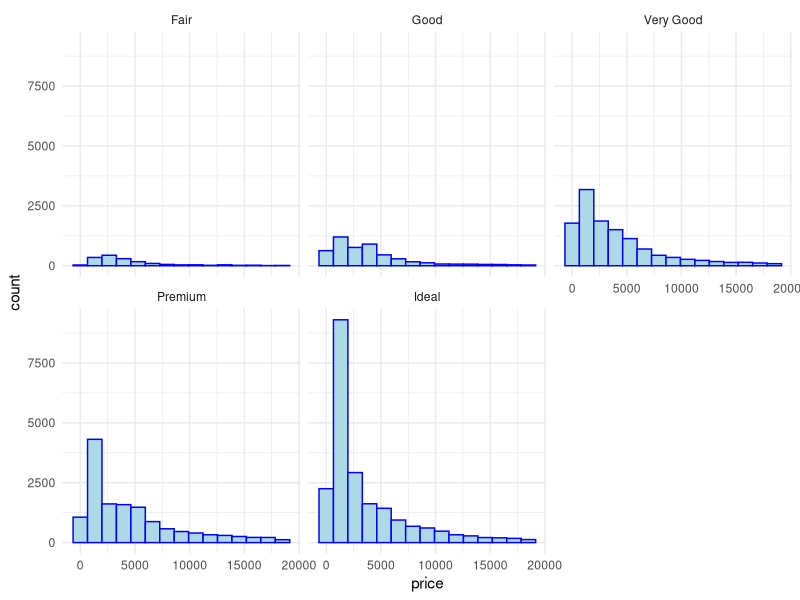
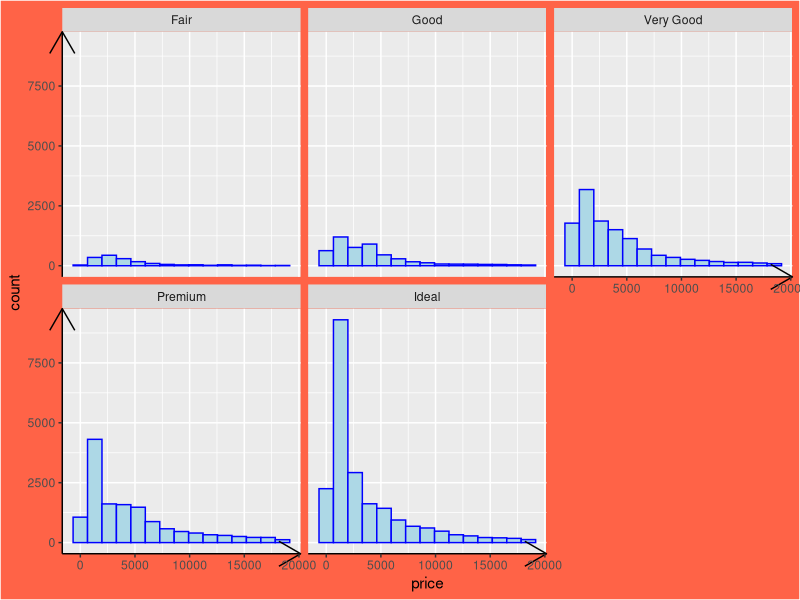

Here is the R script that generated these plots, in order:
## ---- chunk 1
library(tidyverse)
diamonds
## ---- chunk 2
diamonds_sum <-
diamonds %>%
  count(cut) %>%
  left_join(diamonds, by = c("cut" = "cut"))

ggplot(diamonds, aes(x = price)) +
  geom_bar(stat = "bin", color = "blue", 
                 fill = "lightblue", bins = 15) +
  facet_wrap(~cut) +
  #ylim(c(0,7500)) +
  theme_minimal()
## ---- chunk 3
ggplot(diamonds, 
       aes(x = price)) +
  geom_bar(stat = "bin", color = "blue", 
                 fill = "lightblue", bins = 15) +
  facet_wrap(~cut) +
  theme(plot.background = element_rect(fill = "tomato"),
        axis.line = element_line(arrow = arrow()))
